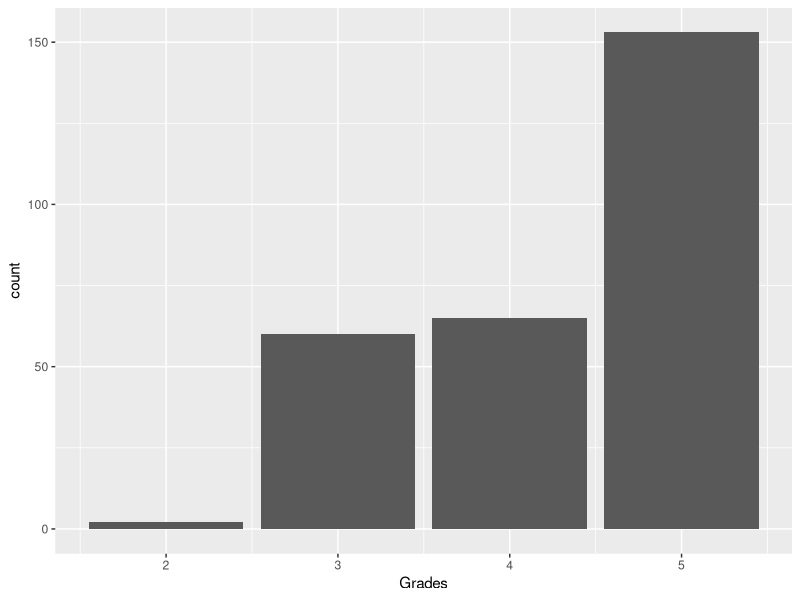
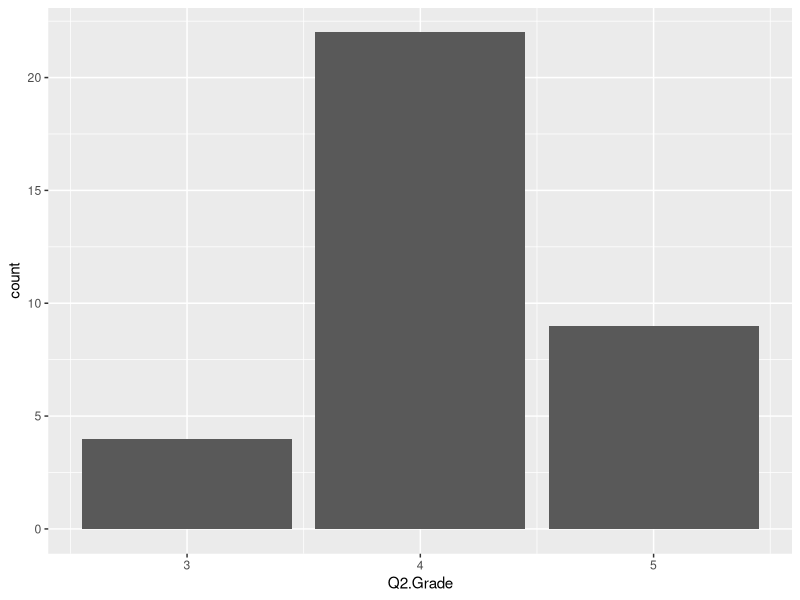
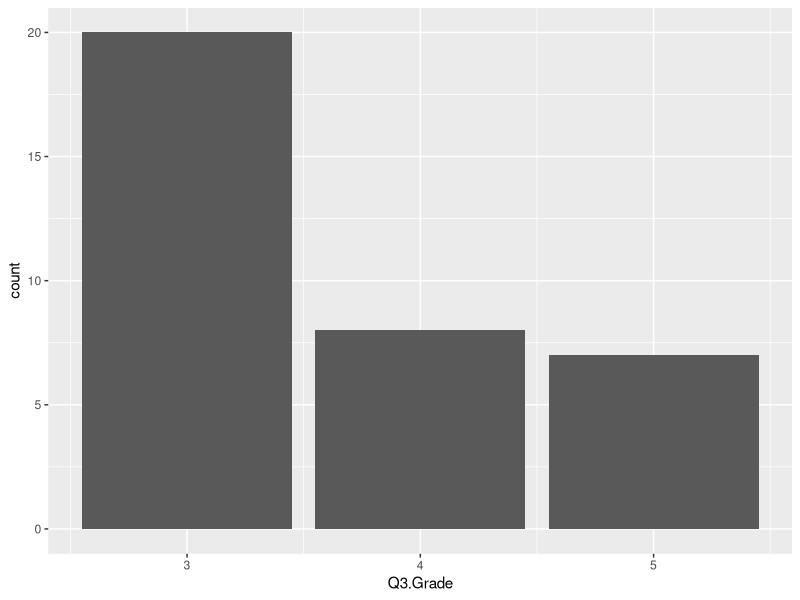
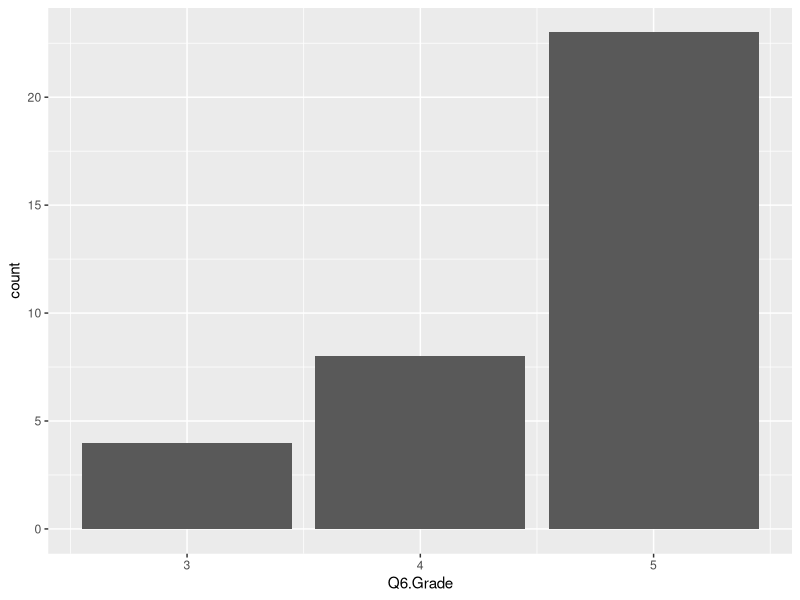
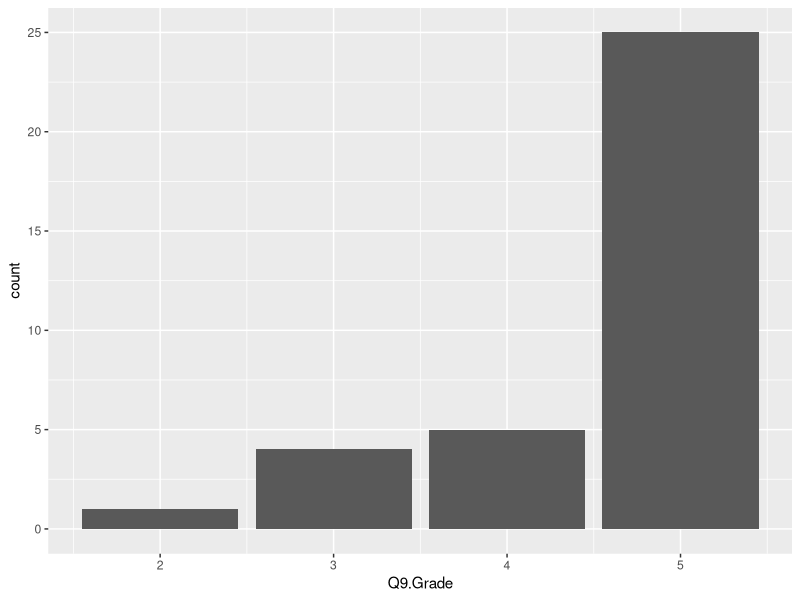
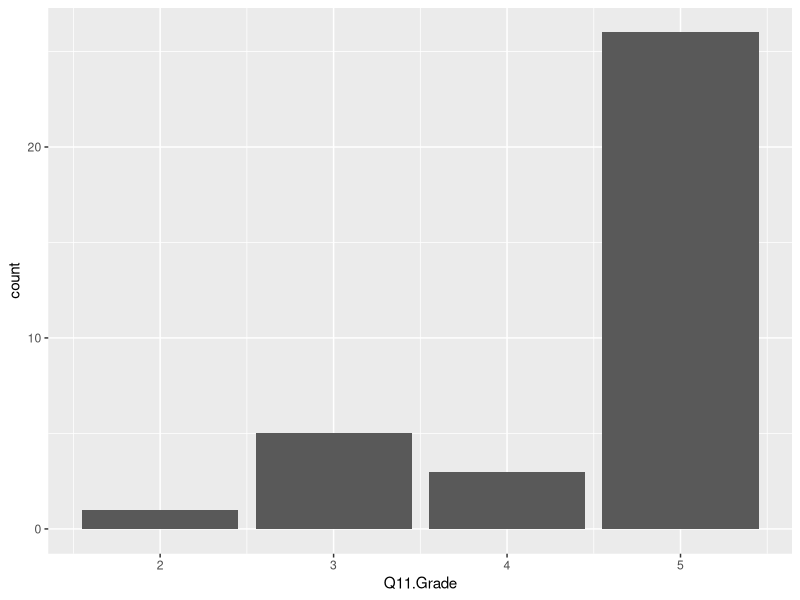
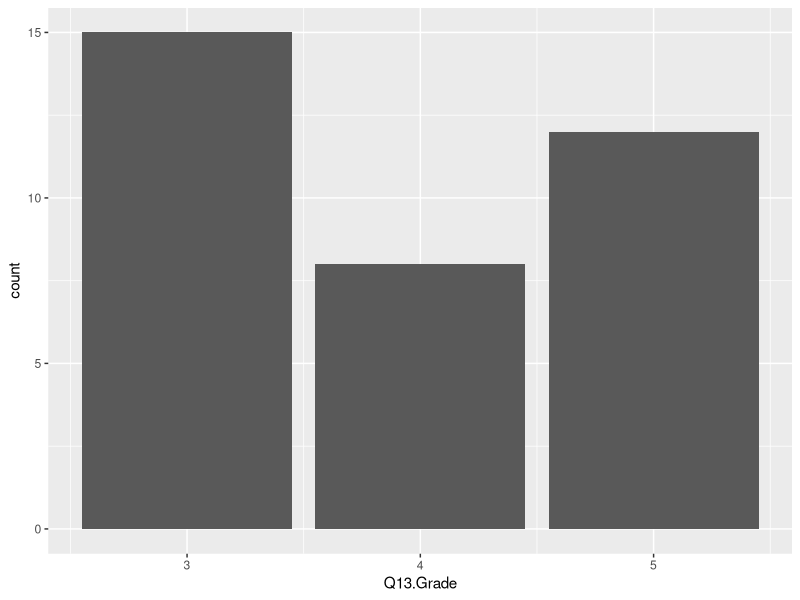
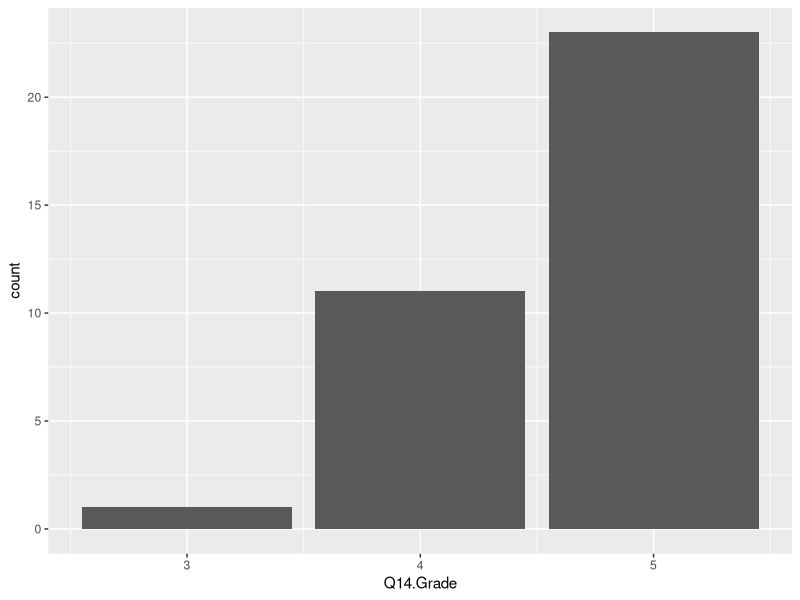

The R script that drew these images, in order:
## ---- chunk 1
knitr::opts_chunk$set(echo = TRUE)
## ---- chunk 2
setwd("~/Documents/FROST-SUMMER-2022/Winter2021")

library(tidyverse)
library(readxl)  
CK5.2 <- read_excel("FROST Grading CK 5.2_final (Winter 2021).xlsx")
## ---- chunk 3
CK5.2_clean = subset(CK5.2, select = -c(Student:GroupCK.5.2))

CK5.2_clean <- drop_na(CK5.2_clean)
## ---- chunk 4
CK5.2_all <- data.frame(unlist(CK5.2_clean))
colnames(CK5.2_all)[1] <- "Grades"
## ---- chunk 5
CK5.2_all %>%
  count(Grades)
## ---- chunk 6
CK5.2_all %>%
  ggplot() +
  geom_bar(aes(x = Grades))
## ---- chunk 7
CK5.2_clean %>%
  count(Q2.Grade)
## ---- chunk 8
CK5.2_clean %>%
  ggplot() +
  geom_bar(aes(x = Q2.Grade))
## ---- chunk 9
CK5.2_clean %>%
  count(Q3.Grade)
## ---- chunk 10
CK5.2_clean %>%
  ggplot() +
  geom_bar(aes(x = Q3.Grade))
## ---- chunk 11
CK5.2_clean %>%
  count(Q6.Grade)
## ---- chunk 12
CK5.2_clean %>%
  ggplot() +
  geom_bar(aes(x = Q6.Grade))
## ---- chunk 13
CK5.2_clean %>%
  count(Q9.Grade)
## ---- chunk 14
CK5.2_clean %>%
  ggplot() +
  geom_bar(aes(x = Q9.Grade))
## ---- chunk 15
CK5.2_clean %>%
  count(Q11.Grade)
## ---- chunk 16
CK5.2_clean %>%
  ggplot() +
  geom_bar(aes(x = Q11.Grade))
## ---- chunk 17
CK5.2_clean %>%
  count(Q13.Grade)
## ---- chunk 18
CK5.2_clean %>%
  ggplot() +
  geom_bar(aes(x = Q13.Grade))
## ---- chunk 19
CK5.2_clean %>%
  count(Q14.Grade)
## ---- chunk 20
CK5.2_clean %>%
  ggplot() +
  geom_bar(aes(x = Q14.Grade))
## ---- chunk 21
CK5.2_clean %>%
  count(Q18.Grade)
## ---- chunk 22
CK5.2_clean %>%
  ggplot() +
  geom_bar(aes(x = Q18.Grade))
